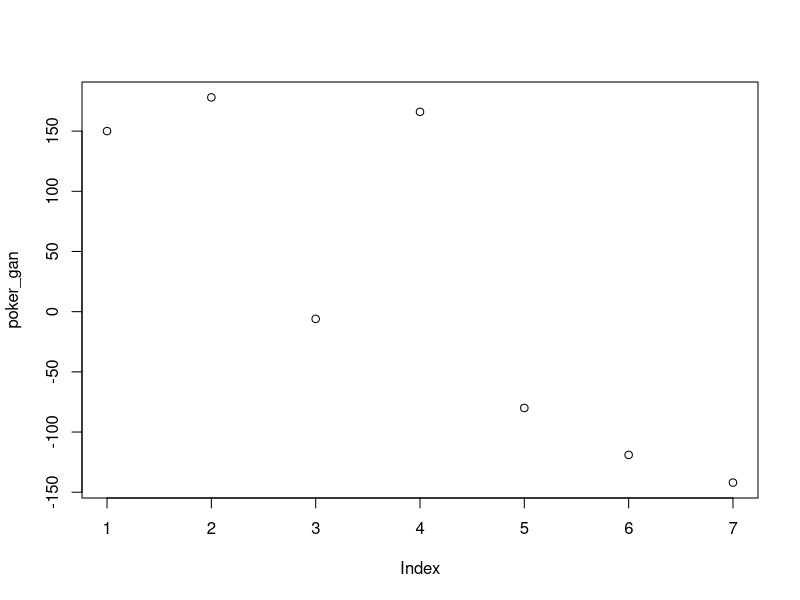
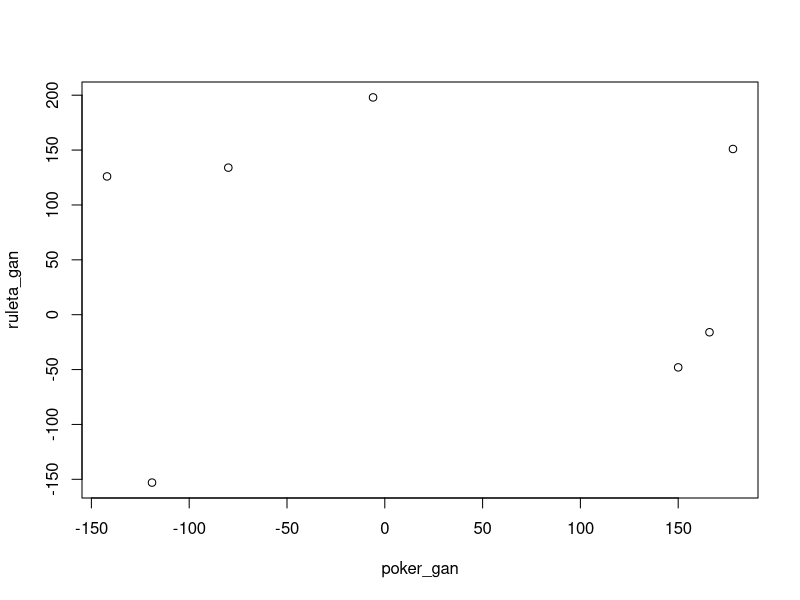
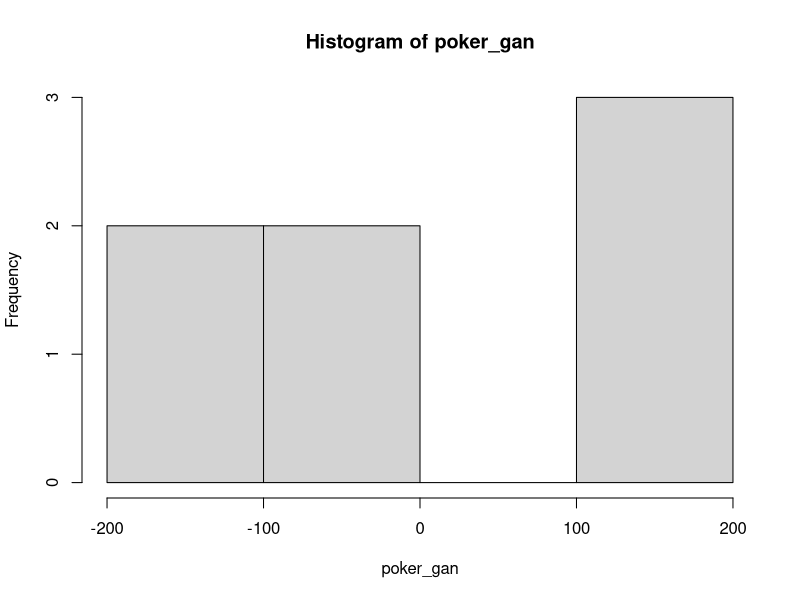
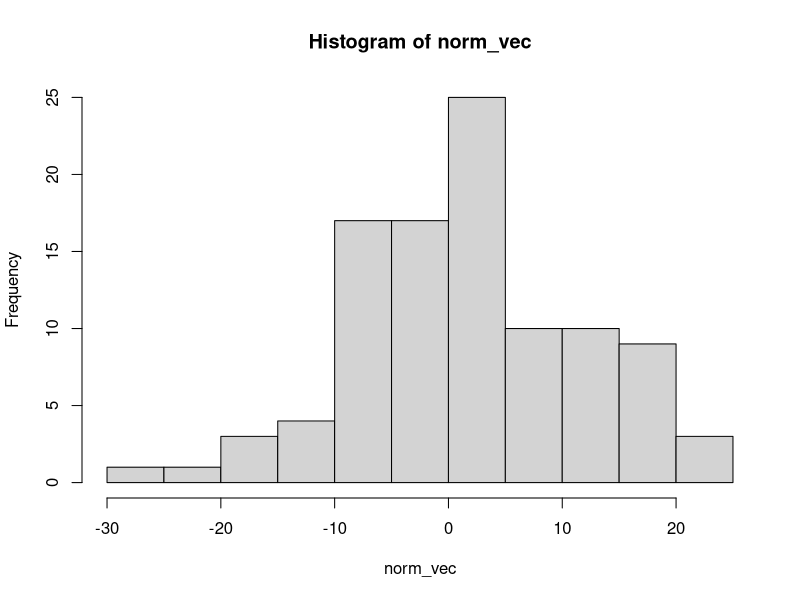
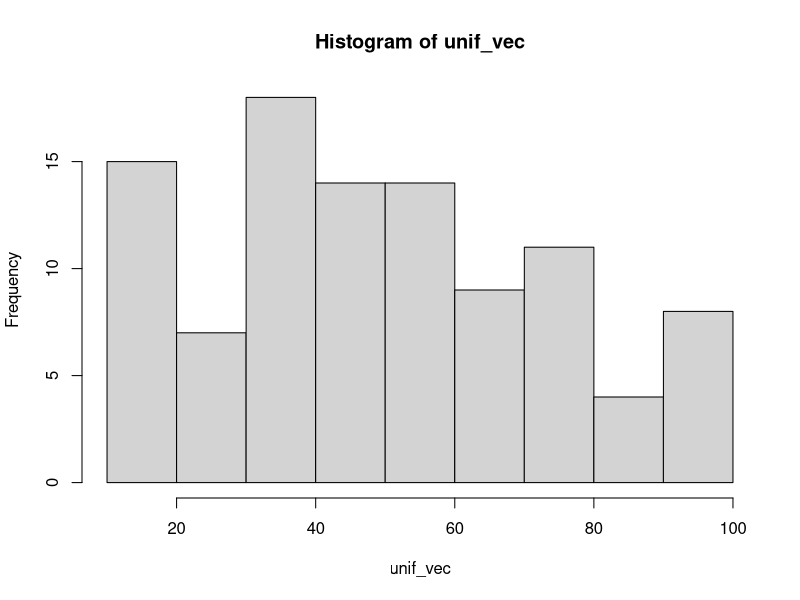

The R source for these figures, in order:
## ---- chunk 1
knitr::opts_chunk$set(fig.pos = 'center')
## ---- chunk 2
num_vec <- c(-1, 2.5, 3, 4, 5.1)
## ---- chunk 3
cha_vec <- c("Mon", "Tue", "Wed", "Thu", "Sat", "Sun")
## ---- chunk 4
boo_vec <- c(TRUE, FALSE, FALSE, TRUE, TRUE, FALSE)
## ---- chunk 5
class(num_vec)
## ---- chunk 6
length(num_vec)
## ---- chunk 7
poker_gan <- c(150, 178, -6, 166, -80, -119, -142)
print(poker_gan)
## ---- chunk 8
ruleta_gan <- c(-48, 151, 198, -16, 134, -153, 126)
names(ruleta_gan) <- c("Mon", "Tue", "Wed", "Thu", "Fri", "Sat", "Sun")
## ---- chunk 9
dias <- c("Mon", "Tue", "Wed", "Thu", "Fri", "Sat", "Sun")
names(poker_gan) <- dias
print(poker_gan)
## ---- chunk 10
names(ruleta_gan) <- dias
## ---- chunk 11
poker_gan[ c(1, 5) ]
## ---- chunk 12
poker_gan[ 1:3 ]
poker_gan[ seq(from = 7, to = 5) ]
## ---- chunk 13
poker_gan[ c("Mon", "Tue")]
## ---- chunk 14
poker_fin <- poker_gan[ dias[5:7] ] 
poker_fin
## ---- chunk 15
ruleta_fin <- ruleta_gan[ 5:7 ]
ruleta_fin
## ---- chunk 16
poker_fin + ruleta_fin
## ---- chunk 17
diario_gan <- poker_gan + ruleta_gan
diario_gan
## ---- chunk 18
poker_gan
poker_pos <- poker_gan >= 0
print(poker_pos)
## ---- chunk 19
poker_gan[poker_pos]
## ---- chunk 20
ciudades <-  c("Aguascalientes", "Aguascalientes", 
               "Monterrey", "Monterrey", 
               "Guadalajara", 
               "Mexico", "Mexico")
ciudades_cond <- ciudades %in% c("Mexico", "Monterrey")
ciudades_cond
## ---- chunk 21
sum(ciudades_cond)
## ---- chunk 22
ciudades_pos <- which(ciudades_cond)
ciudades_pos
## ---- chunk 23
ciudades[ciudades_pos]
## ---- chunk 24
plot(x = poker_gan)
## ---- chunk 25
plot(x = poker_gan, y = ruleta_gan)
## ---- chunk 26
hist(x = poker_gan)
## ---- chunk 27
norm_vec <- rnorm(n = 100, mean = 0, sd = 10)
hist(norm_vec)
## ---- chunk 28
unif_vec <- runif(n = 100, min = 10, max = 100)
hist(unif_vec)
## ---- chunk 29
matrix(data = 1:9, nrow = 3, ncol = 3, byrow = F)
## ---- chunk 30
sales_hp <- c(497066400, 426630300, 401608200, 399302200, 377314200, 
              359788300, 357233500, 328833900, 141823200, 189432500, 
              142414700, 135197600, 99635700, 92756000, 134119300, 
              138752100)
sales_mat <- matrix(sales_hp, nrow = 8, byrow = F)
sales_mat
## ---- chunk 31
dim(sales_mat)
## ---- chunk 32
nrow(sales_mat)
## ---- chunk 33
ncol(sales_mat)
## ---- chunk 34
titles_hp <- c(
  "1. HP and the Sorcerer's Stone",
  "8. HP and the Deathly Hallows Part 2",
  "4. HP and the Goblet of Fire",
  "2. HP and the Chamber of Secrets",
  "5. HP and the Order of the Phoenix",
  "6. HP and the Half-Blood Prince",
  "3. HP and the Prisoner of Azkaban",
  "7. HP and the Deathly Hallows Part 1")
rownames(sales_mat) <- titles_hp
sales_mat
## ---- chunk 35
sales_hp <- c("total", "release_date")
colnames(sales_mat) <- sales_hp
## ---- chunk 36
sales_mat[c(1, 4, 7), 1:2]
## ---- chunk 37
titles_first3 <- c("1. HP and the Sorcerer's Stone",
  "2. HP and the Chamber of Secrets",
  "3. HP and the Prisoner of Azkaban")
sales_mat[titles_first3, ]
## ---- chunk 38
sales_mat_mill <- sales_mat/1e6
sales_mat_mill
## ---- chunk 39
theaters_vec <- c(3672, 4375, 3858, 3682, 4285, 4325, 3855, 4125)
theaters_vec
## ---- chunk 40
sales_mat_avg <- sales_mat/theaters_vec
sales_mat_avg
## ---- chunk 41
visits_mat <- sales_mat/8.89
## ---- chunk 42
colSums(sales_mat_mill)
## ---- chunk 43
rowSums(sales_mat_mill)
## ---- chunk 44
avg_income <- colMeans(sales_mat)
## ---- chunk 45
sales_mat_theat <- cbind(sales_mat_mill, theaters_vec)
sales_mat_theat
## ---- chunk 46
sex_vec <- c("F", "M", "M", "F", "M")
## ---- chunk 47
sex_fct <- factor(sex_vec)
sex_fct
## ---- chunk 48
sex_lev_fct <- factor(sex_vec, levels = c("M", "F"))
sex_lev_fct
## ---- chunk 49
temp_vec <- c("High", "Low", "Medium", "Low", 
              "Low", "Medium", "High", "Low", 
              "Medium", "Low", "Low")
temp_fct <- factor(temp_vec, 
                   levels = c("Low", "Medium", "High"), 
                   ordered = T)
temp_fct
## ---- chunk 50
levels(temp_fct)
## ---- chunk 51
levels(temp_fct) <- c("L", "M", "H")
temp_fct
## ---- chunk 52
summary(sex_vec)
## ---- chunk 53
summary(sex_fct)
## ---- chunk 54
analistas_vec <-  c("rápido","normal","normal","rápido","lento")
analistas_fct <-  factor(analistas_vec, 
                         levels = c("lento", "normal", "rápido"), 
                         ordered = T)
# analistas_vec[2] > analistas_vec[5]
## ---- chunk 55
muestra_df <- data.frame(secuencia = 1:5,
                         aleatorio = rnorm(5),
                         letras = c("a", "b", "c", "d", "e"))
muestra_df
## ---- chunk 56
sales_df <- data.frame(sales_mat)
sales_df
## ---- chunk 57
colnames(sales_df) <- c("total_grosses", "opening_grosses")
sales_df
## ---- chunk 58
sales_df$total_grosses
## ---- chunk 59
sales_df$title <- factor(rownames(sales_df))
sales_df
## ---- chunk 60
levels(sales_df$title)
## ---- chunk 61
rownames(sales_df) <- NULL
sales_df
## ---- chunk 62
sales_df$theaters <- theaters_vec
## ---- chunk 63
sales_df$total_grosses
## ---- chunk 64
total_order <- order(sales_df$total_grosses)
total_order
## ---- chunk 65
sales_df$total_grosses[total_order]
## ---- chunk 66
sales_order_df <- sales_df[ total_order , c(3, 1, 2)]
sales_order_df
## ---- chunk 67
release_hp <- c("11/16/01", "7/15/11", "11/18/05", "11/15/02", "7/11/07", "7/15/09", "6/4/04", "11/19/10")
names(release_hp) <-  titles_hp
release_hp
## ---- chunk 68
sales_order_df$release_date <- release_hp[total_order]
sales_order_df
## ---- chunk 69
head(sales_order_df)
## ---- chunk 70
tail(sales_order_df)
## ---- chunk 71
str(sales_order_df)
## ---- chunk 72
nrow(sales_order_df)
## ---- chunk 73
avg_total_gr <- mean(sales_order_df$total_grosses)
subset(sales_order_df, total_grosses > avg_total_gr)
## ---- chunk 74
ejem_list <- list(
  vector = 1:10,
  matriz = matrix(1:9, nrow = 3),
  dataframe = mtcars[1:5,]
)
ejem_list
## ---- chunk 75
names(ejem_list) 
## ---- chunk 76
names(ejem_list) <-  c("vec", "mat", "df")
ejem_list
## ---- chunk 77
length(ejem_list)
## ---- chunk 78
director_hf <- "Theodore Melfi"
stars_hf <- c( "Taraji P. Henson", "Octavia Spencer", "Janelle Monáe",
             "Kirsten Dunst", "Kevin Costner", "Jim Parsons", 
             "Mahershala Ali")
reviews_hf <- data.frame(
    scores = c(9, 6, 5, 10),
    source = c( rep("IMDB", 4) ),
    comments = c("It made for an old-fashioned movie going experience...",
                 "Evident Heroism, Hidden Doubts",
                 "OK, but very disappointing",
                 "Don't let Hidden Figures be a hidden treasure!")
    )
## ---- chunk 79
hidden_figures <- list(
  director = director_hf,
  stars = stars_hf,
  reviews = reviews_hf
)
## ---- chunk 80
hidden_figures[1]
## ---- chunk 81
hidden_figures[[1]]
## ---- chunk 82
hidden_figures$director
## ---- chunk 83
budget_hf <- 25000000
## ---- chunk 84
hidden_figures_budget <- c(hidden_figures, 
                           budget = budget_hf)
hidden_figures_budget
## ---- chunk 85
hidden_figures_budget$budget_millions <- budget_hf/1e6
hidden_figures_budget
## ---- chunk 86
reviews_df <- hidden_figures$reviews
reviews_vec <- reviews_df$scores
avg_reviews_hf <- mean(reviews_vec) # 7.5
## ---- chunk 87
unlist(hidden_figures)
## ---- chunk 88
str(hidden_figures)
